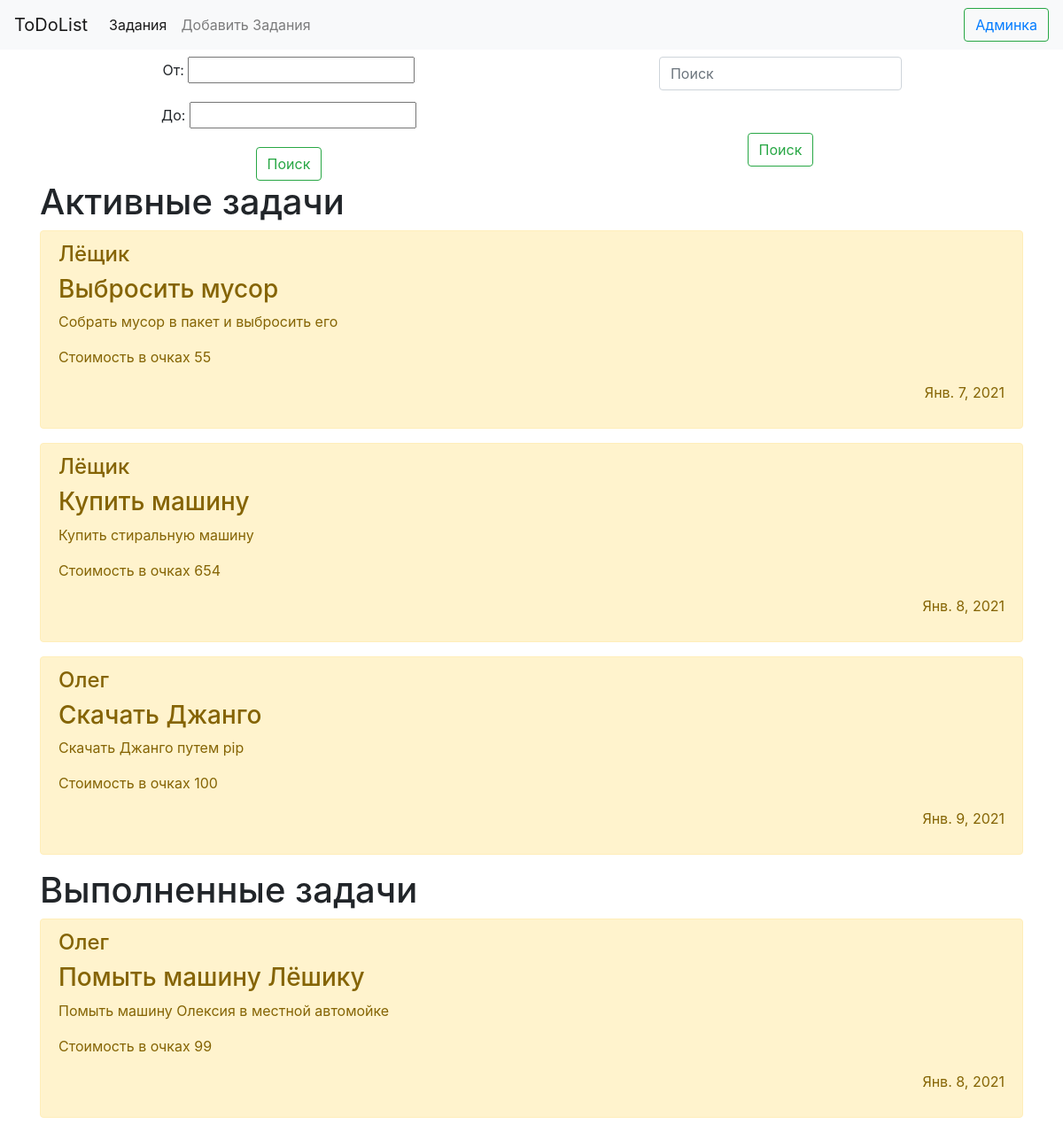
Before: / with the older database file.
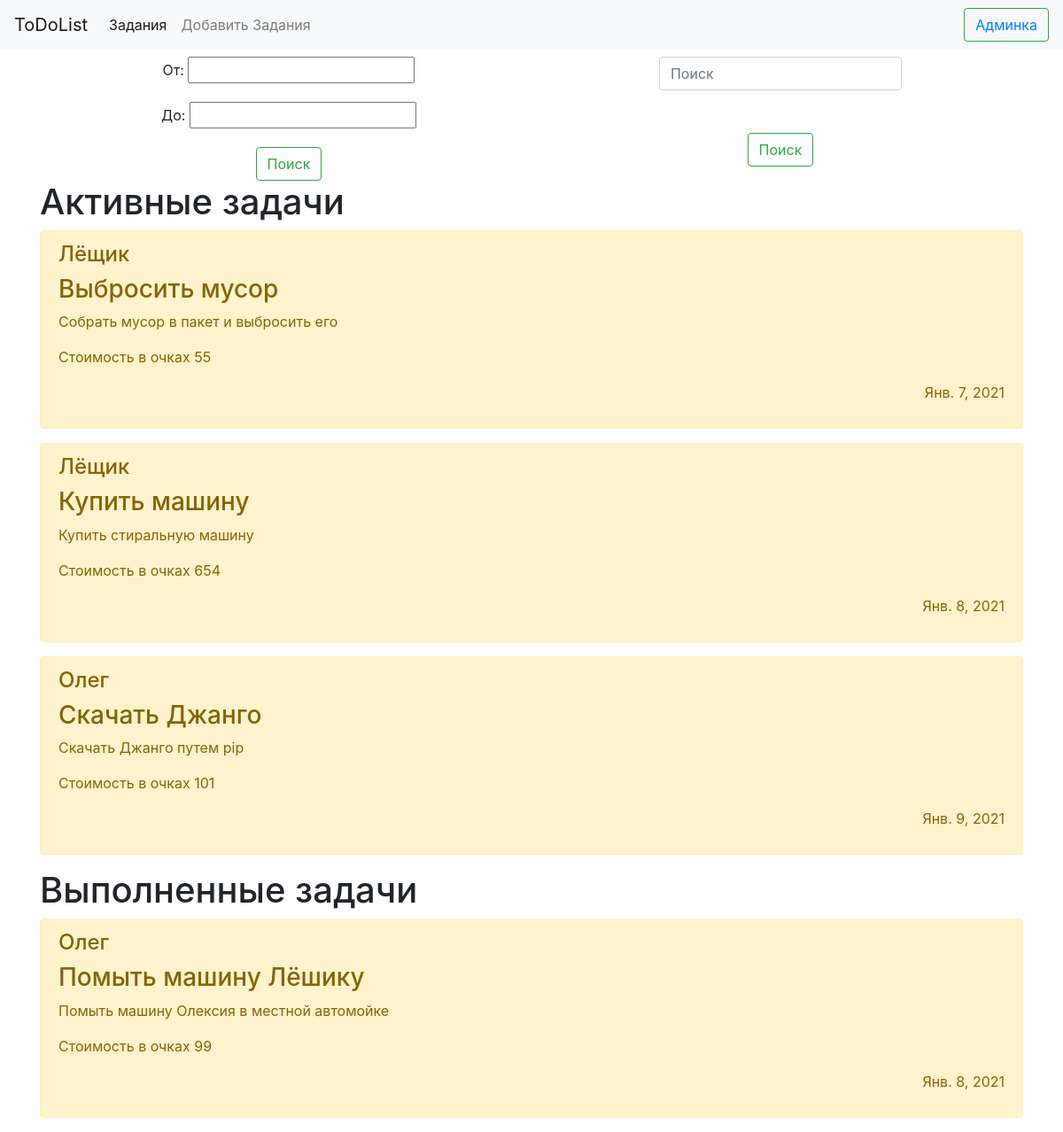
After: the same page with the newer database file.
### main/models.py (models this page shows, shortened)
class task(models.Model):
    title = models.CharField('Название', max_length=50)
    task = models.TextField('Описание')
    task_date = models.DateField('Дата задания')
    status = models.BooleanField('Статус задачи')
    points = models.IntegerField('Количество очков', default=100)
    user_id = models.ForeignKey(
        users,
        on_delete=models.CASCADE,
        null=True,
        verbose_name='Пользователь'
    )
    comment_id = models.ForeignKey(
        comments,
        on_delete=models.CASCADE,
        null=True,
        blank=True,
        verbose_name='Коментарий'
    )
    prioriry_id = models.ForeignKey(
        prioriry,
        on_delete=models.CASCADE,
        null=True,
        blank=True,
        verbose_name='Тип приоритета'
    )
    achievement_id = models.ForeignKey(
        achievements,
        on_delete=models.CASCADE,
        null=True,
        blank=True,
        verbose_name='Достижение'
    )
    list_id = models.ForeignKey(
        lists,
        on_delete=models.CASCADE,
        null=True,
        blank=True,
        verbose_name='Участвует в списке'
    )
    event_id = models.ForeignKey(
        events,
        on_delete=models.CASCADE,
        null=True,
        blank=True,
        verbose_name='Участвует в событии'
    )
    class Meta:
        verbose_name = "Задача"
        verbose_name_plural = "Задачи"

class users(models.Model):
    username = models.CharField('Имя пользователя', max_length=50)
    amout_task = models.IntegerField('Количество активных задач')
    amout_task_end = models.IntegerField('Количество выполненных задач')
    family_id = models.ForeignKey(
        families,
        on_delete=models.CASCADE,
        null=True,
        blank=True,
        verbose_name='Семья'
    )
    class Meta:
        verbose_name = "Пользователь"
        verbose_name_plural = "Пользователи"
    def __str__(self):
        return self.username

### main/views.py (the view)
# urls.py: path('', views.index, name='main'),
def index(request):
    formFind = taskFindForm(request.GET)
    search_query = request.GET.get('search', '')
    if search_query:
        tasks = task.objects.filter(title__icontains = search_query)
    else:
        tasks = task.objects.all()
    form = pointsFilterForm(request.GET)
    if form.is_valid():
        if form.cleaned_data['min_points']:
            tasks = tasks.filter(points__gte=form.cleaned_data['min_points'])
        if form.cleaned_data['max_points']:
            tasks = tasks.filter(points__lte=form.cleaned_data['max_points'])
    return render(request, 'main/index.html', {'tasks': tasks, 'form': form})

### main/forms.py
class pointsFilterForm(forms.Form):
    min_points = forms.IntegerField(label="От", required=False)
    max_points = forms.IntegerField(label="До", required=False)

### main/templates/main/index.html (shortened to what this page needs)
{% extends 'main/base.html' %}
{% block content %}
    <div class="find-filter mt-2">
        <div class="filter" style="display: flex; justify-content: space-around">
            <div class="points">
                <form action="" method="get" style="text-align: center;">
                    {{form.as_p}}
                    <input type="submit" value="Поиск" class="btn btn-outline-success">
                </form>
            </div>
            <div class="find">
                <form action="" method="get" style="text-align: center;">
                    <input type="search" name="search" placeholder="Поиск" class="form-control" aria-label="Search">
                    <button type="submit" class="btn btn-outline-success mt-5">Поиск</button>
                </form>
            </div>
        </div>
    </div>
    <h1>Активные задачи</h1>
    {% for el in tasks %}
        {% if el.status != True %}
            <div class="alert alert-warning mt-2">
                <h4>{{el.user_id}}</h3>
                <h3>{{el.title}}</h3>
                <p>{{el.task}}</p>
                <p>Стоимость в очках {{el.points}}</p>
                <p class="text-right">{{el.task_date}}</p>
            </div>
        {% endif %}
    {% endfor %}
    <h1>Выполненные задачи</h1>
    {% for el in tasks %}
        {% if el.status == True %}
            <div class="alert alert-warning mt-2">
                <h4>{{el.user_id}}</h3>
                <h3>{{el.title}}</h3>
                <p>{{el.task}}</p>
                <p>Стоимость в очках {{el.points}}</p>
                <p class="text-right">{{el.task_date}}</p>
            </div>
        {% endif %}
    {% endfor %}
{% endblock %}

### main/templates/main/base.html (shortened to what this page needs)
<!DOCTYPE html>
<html lang="ru">
<head>
    <link rel="stylesheet" href="https://stackpath.bootstrapcdn.com/bootstrap/4.5.2/css/bootstrap.min.css">
</head>
<body>
    <nav class="navbar navbar-expand-lg navbar-light bg-light">
        <div class="collapse navbar-collapse" id="navbarTogglerDemo01">
            <a class="navbar-brand" href="#">ToDoList</a>
            <ul class="navbar-nav mr-auto mt-2 mt-lg-0">
                <li class="nav-item active">
                    <a class="nav-link" href="./">Задания<span class="sr-only">(current)</span></a>
                </li>
                <li class="nav-item">
                    <a class="nav-link" href="./create">Добавить Задания</a>
                </li>
            </ul>
            <form class="form-inline my-2 my-lg-0">
                <a href="./admin">
                    <div class="btn btn-outline-success my-2 my-sm-0" type="submit">Админка</button>
                </a>
            </form>
        </div>
    </nav>
    <div class="container" >
    {% block content %} {% endblock %}
    </div>
</body>
</html>

Changed rows visible on the page:
changed task "Скачать Джанго": points "100" → "101"
